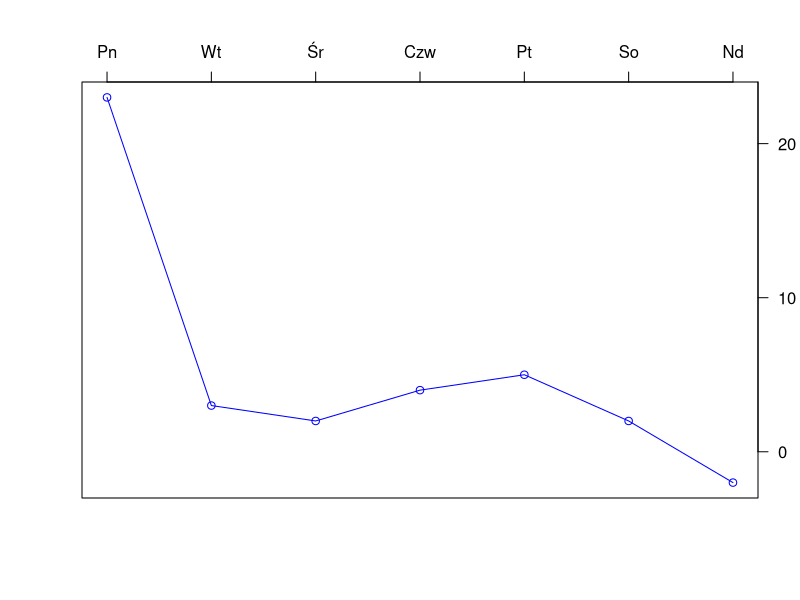
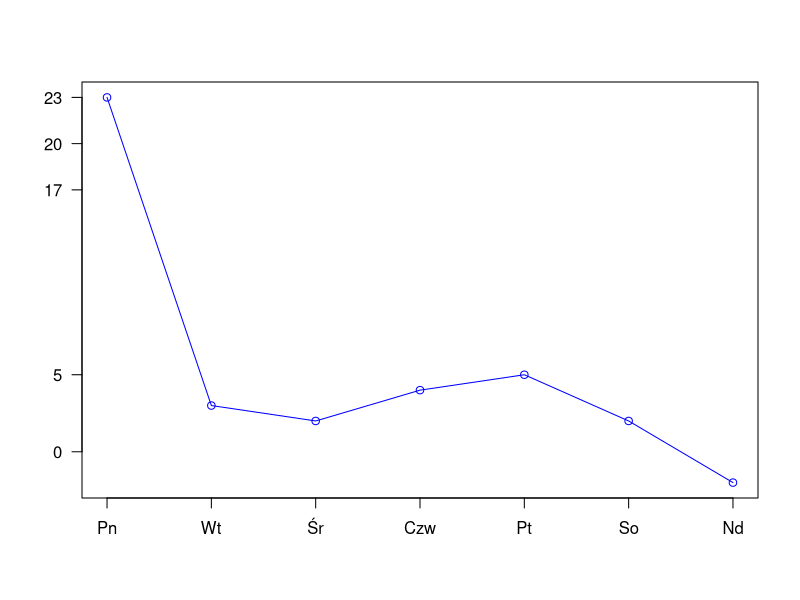
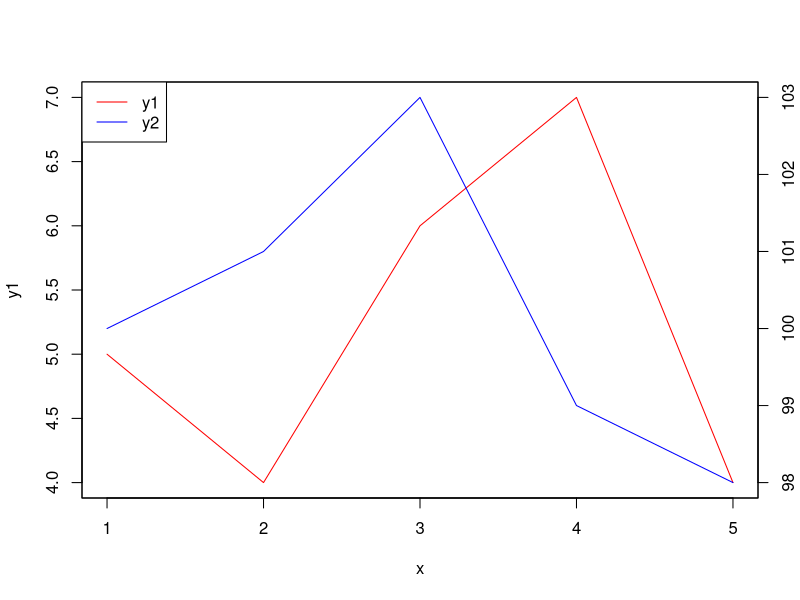

Generate these figures, in order, with R:
## ---- chunk 1
a<-c(1,2,3,4,5,6,7)
b<-c(23,3,2,4,5,2,-2)
plot(a,b,axes=FALSE,type="o",col="blue",ann=FALSE)
axis(4, las=1, at=10*0:range(b)[2])
axis(3, at=1:7, lab=c("Pn","Wt","Śr","Czw","Pt","So","Nd"))
box()
## ---- chunk 2
a<-c(1,2,3,4,5,6,7)
b<-c(23,3,2,4,5,2,-2)
plot(a,b,axes=FALSE,type="o",col="blue",ann=FALSE)
axis(2, las=1, at=c(0,5,17,20,23))
axis(1, at=1:7, lab=c("Pn","Wt","Śr","Czw","Pt","So","Nd"))
box()
## ---- chunk 3
x<-c(1,2,3,4,5)
y1<-c(5,4,6,7,4)
y2<-c(100,101,103,99,98)
plot(x,y1,type="l",col="red")
par(new=TRUE)
plot(x, y2,,type="l",col="blue",xaxt="n", yaxt="n",xlab="",ylab="")
axis(4)
legend("topleft",col=c("red","blue"),lty=1,legend=c("y1","y2"))
